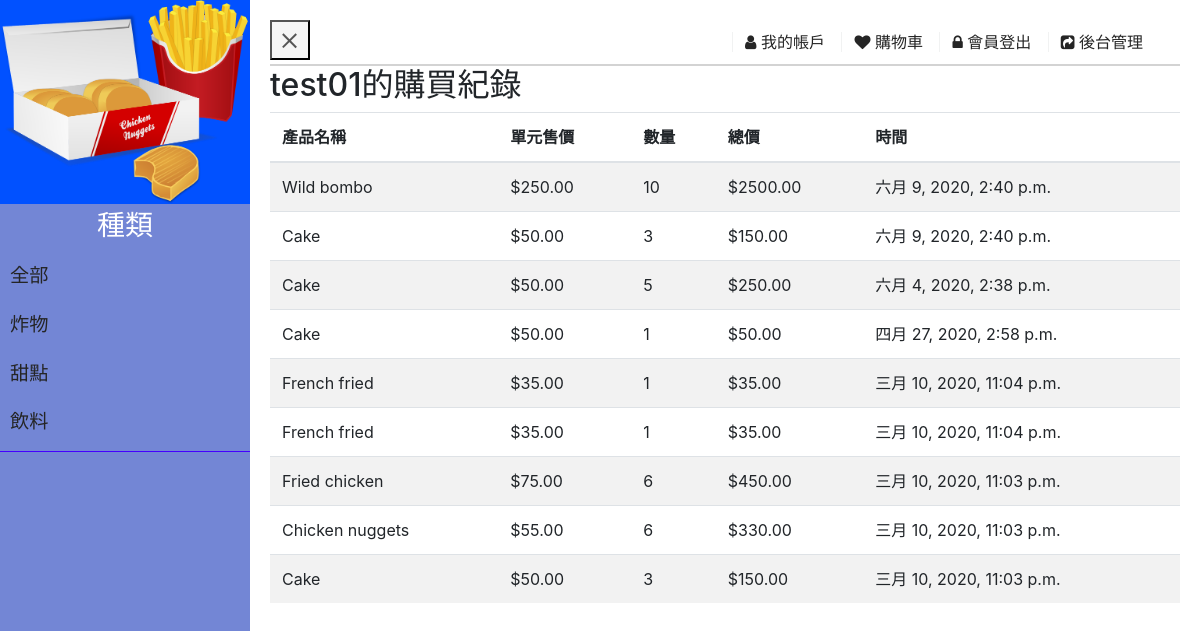
Screenshot of /account/dashboard (signed in) with the database file from the repository.
### shop/models.py (models this page shows, shortened)
class Category(models.Model):
    name = models.CharField(max_length=200)
    slug = models.SlugField(max_length=200, unique=True)
    class Meta:
        ordering = ('name',)
        verbose_name = 'category' # 給你的模型類一個更可讀的名字
        verbose_name_plural = 'categories' # 指定模型的複數形式是什麼
    def get_absolute_url(self):
        return reverse('shop:product_list_by_category', args=[self.slug])

### cart/models.py (models this page shows, shortened)
class Items(models.Model):
    name = models.CharField(max_length=50)
    product = models.CharField(max_length=50)
    price = models.DecimalField(max_digits=10, decimal_places=2)
    quantity = models.PositiveIntegerField(default=1)
    total = models.CharField(max_length=50)
    created = models.DateTimeField(auto_now_add=True)
    class Meta:
        ordering = ('-created',)

### account/views.py (the view)
# urls.py: path('dashboard',views.dashboard,name='dashboard'),
def dashboard(request):
    categories = Category.objects.all()
    name = str(request.user)
    purchaser = Items.objects.filter(name=name)
    return render(request, 'account/dashboard.html', {'categories': categories, 'purchaser': purchaser})

### templates/account/dashboard.html (shortened to what this page needs)
{% extends 'shop/base.html' %}
{% load static %}
{% block content %}
        {% if request.user.is_authenticated %}
            <h2>{{request.user}}的購買紀錄</h2>
            <table class="table table-striped">
        <thead>
        <tr>
            <th>產品名稱</th>
            <th>單元售價</th>
            <th>數量</th>
            <th>總價</th>
            <th>時間</th>
        </tr>
        </thead>
        <tbody>
        {% for item in purchaser %}
                <tr>
                    <td>{{ item.product }}</td>
                    <td>${{ item.price }}</td>
                    <td>{{ item.quantity }}</td>
                    <td>${{ item.total }}</td>
                    <td>{{ item.created }}</td>
                </tr>
        {% endfor %}
            </tbody>
        </table>
        {% else %}
            <h2>您尚未登入! <a href="/account/">登入</a></h2>
        {% endif %}
{% endblock %}

### templates/shop/base.html (shortened to what this page needs)
{% load static %}
<!DOCTYPE html>
<html>
<head>
    <link href="{% static "css/bootstrap.min.css" %}" rel="stylesheet" >
    <link href="{% static "css/font-awesome.min.css" %}" rel="stylesheet" >
    <link href="{% static "css/base.css" %}" rel="stylesheet">
</head>
<body>
    <div id="sidebar">
        <div class="sidebar-header">
            <img src={% static "img/logo.png" %} alt="Logo" class="img-fluid">
        </div>
        <ul class="components">
            <h3>種類</h3>
            <li {% if not category %}class="selected"{% endif %}>
                <a href="{% url "shop:product_list" %}">全部</a>
            </li>
            {% for c in categories %}
                <li {% if category.slug == c.slug %}class="selected"{% endif %}>
                    <a href="{{ c.get_absolute_url }}">{{ c.name }}</a>
                </li>
            {% endfor %}
        </ul>
    </div>
    <div id="content">
        <div class="header-top">
            <div class="container">
                <div class="row">
                    <button type="button" id="sidebarCollapse" class="navbar-btn">
                        <span></span>
                    </button>
                    <div class="col">
                        <div class="header-user-info">
                            <a href="/account/dashboard">
                                <i class="fa fa-user"></i>
                                我的帳戶
                            </a>
                            <a href="/cart/">
                                <i class="fa fa-heart"></i>
                                購物車
                            </a>
                            {% if request.user.is_authenticated %}
                                <a href="/account/logout">
                                    <i class="fa fa-lock"></i>
                                    會員登出
                                </a>
                            {% else %}
                                <a href="/account/">
                                    <i class="fa fa-unlock-alt"></i>
                                    會員登錄
                                </a>
                            {% endif %}
                            <a href="/admin/">
                                <i class="fa fa-share-square"></i>
                                後台管理
                            </a>
                        </div>
                    </div>
                </div>
            </div>
        </div>
        <div id="main" class="product-list">
            {% block content %}
            {% endblock %}
        </div>
    </div>
</body>
</html>

### templates/static/css/base.css (style rules this page uses)
h3 { text-align:center; }
.header-top { border-bottom: 2px solid #d3d3d3; }
.header-user-info { padding: 10px ; text-align: right; }
.header-user-info a { border-left: 1px solid #f1f2f2; color: #252525; font-size: 16px; padding-left: 12px; margin-right: 12px; }
#sidebar { position: fixed; height:100%; width:250px; overflow-y:scroll; background: #7386D5; color: #fff; transition: all 0.4s cubic-bezier(0.945, 0.020, 0.270, 0.665); }
#sidebar .sidebar-header { background: #0151ff; }
#sidebar ul.components { padding: 5px 0; border-bottom: 1px solid #4400ff; }
#sidebar ul li a { padding: 10px; font-size: 1.2em; color: #252525; display: block; }
#content { width: auto; margin-left: 250px; padding: 20px; min-height: 100vh; transition: all 0.3s; }
#sidebarCollapse { width: 40px; height: 40px; background: #f5f5f5; cursor: pointer; }
#sidebarCollapse span { width: 80%; height: 2px; margin: 0 auto; display: block; background: #555; transition: all 0.5s cubic-bezier(0.810, -0.330, 0.345, 1.375); transition-delay: 0.2s; }
#sidebarCollapse span:last-of-type { transform: rotate(-45deg) translate(1px, -1px); }

### rows the page displays
Category: name "炸物"
Category: name "甜點"
Category: name "飲料"
Items: product "Wild bombo", price "250.00", quantity "10", total "2500.00", created "六月 9, 2020, 2:40 p.m."
Items: product "Cake", price "50.00", quantity "3", total "150.00", created "六月 9, 2020, 2:40 p.m."
Items: product "Cake", price "50.00", quantity "5", total "250.00", created "六月 4, 2020, 2:38 p.m."
Items: product "Cake", price "50.00", quantity "1", total "50.00", created "四月 27, 2020, 2:58 p.m."
Items: product "French fried", price "35.00", quantity "1", total "35.00", created "三月 10, 2020, 11:04 p.m."
Items: product "French fried", price "35.00", quantity "1", total "35.00", created "三月 10, 2020, 11:04 p.m."
Items: product "Fried chicken", price "75.00", quantity "6", total "450.00", created "三月 10, 2020, 11:03 p.m."
Items: product "Chicken nuggets", price "55.00", quantity "6", total "330.00", created "三月 10, 2020, 11:03 p.m."
Items: product "Cake", price "50.00", quantity "3", total "150.00", created "三月 10, 2020, 11:03 p.m."

### other values shown
{{ request.user }} "test01"
